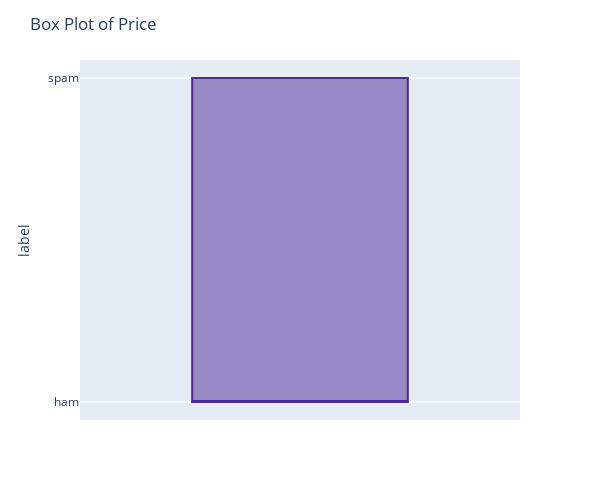

Notebook cell for this chart:
### Code cell
# Import libraries
# !pip install plotly
# !pip install nbformat==4.2.0


import seaborn as sns
import matplotlib.pyplot as plt
import re
import plotly.express as px

fig = px.box(df, y='label',color_discrete_sequence=px.colors.sequential.Agsunset,
             width=600, height=500)
fig.update_layout(title_text='Box Plot of Price')
fig.show()

### Figure 1 — Plotly figure (JSON) as saved in the notebook; plotly's stock layout.template omitted (floating-point values rounded to 4 significant figures; data arrays with more than 128 entries replaced by an {"elided": "..."} marker saying what was removed)
{"data": [{"alignmentgroup": "True", "hovertemplate": "label=%{y}<extra></extra>", "legendgroup": "", "marker": {"color": "rgb(75, 41, 145)"}, "name": "", "notched": false, "offsetgroup": "", "orientation": "v", "showlegend": false, "type": "box", "x0": " ", "xaxis": "x", "y": {"elided": "5171 str values"}, "y0": " ", "yaxis": "y"}], "layout": {"boxmode": "group", "height": 500, "legend": {"tracegroupgap": 0}, "margin": {"t": 60}, "title": {"text": "Box Plot of Price"}, "width": 600, "xaxis": {"anchor": "y", "domain": [0, 1]}, "yaxis": {"anchor": "x", "domain": [0, 1], "title": {"text": "label"}}}}
